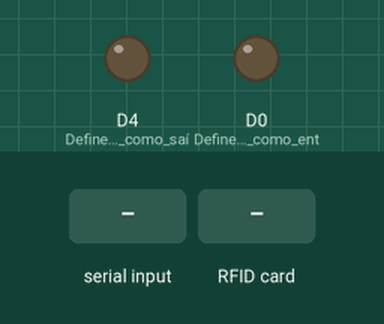
The sketch below on a simulated ESP8266 (NodeMCU). Parts: output pins drawn as LEDs (lit = HIGH). The inputs (shaded band) are chosen by the test bench. WiFi joins after 1.5 s; servers stay silent unless stated; the Firebase database answers and starts empty; what the sketch prints to the serial monitor is not drawn.

Above: at 1.0 s.
1.1 s: "1" received over Serial
3.6 s: "0" received over Serial
6.1 s: "2" received over Serial
9.1 s: RFID card 5E 7A 19 C4 held to the reader
At 10.5 s:
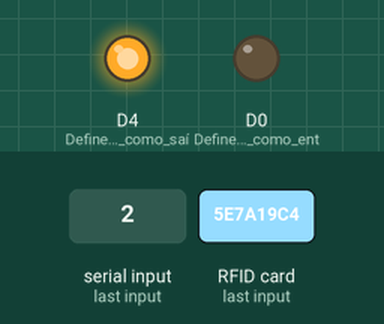
Timing chart, 0 to 13.7 s (numbered marks = the images above; inputs shaded):
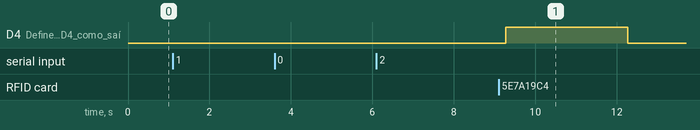

Measured:
- after the input at 1.1 s, every drawn part: stays the same
- after the input at 3.6 s, every drawn part: stays the same
- after the input at 6.1 s, every drawn part: stays the same
- after the input at 9.1 s, D4 (Define_o_pino_D4_como_saí): LOW → HIGH after 0.17 s, → LOW 3.0 s later

The sketch:

NodeMCU_Code.ino
```cpp
/*
    Code by LockSmith
*/

//importando bibliotecas
#include <SPI.h>
#include <MFRC522.h>
#include "FirebaseESP8266.h"
#include <ESP8266WiFi.h>;

//Definindo constantes
#define SS_PIN 4  //D2
#define RST_PIN 5 //D1
#define FIREBASE_HOST "locksmith-24779.firebaseio.com"
#define FIREBASE_AUTH "8Dh0XY2NOXl8EuOzubwCXMJBdWSu4zUpxLIXhhtr"

//Cria a instância FirebaseData, nela que serão armazenados
//dados buscados do Firebase
FirebaseData firebaseData;

//Algumas variáveis
String path = "/Tags/"; //Para a busca no Firebase
String sala = ""; //Para definir a sala como a qual o NodeMCU olhará para o Firebase
int statuss = 0;
int out = 0;

// Cria a instância MFRC522.
MFRC522 mfrc522(SS_PIN, RST_PIN);

void setup()
{
  //Definir função dos pinos digitais
  pinMode(D0, INPUT); //Define o pino D0 como entrada
  pinMode(D4, OUTPUT); //Define o pino D4 como saída

  // Inicia a comunicação serial
  Serial.begin(9600);

  // Inicializa o SPI bus (para o RFID)
  SPI.begin();
  // Inicializa MFRC522 (para o RFID)
  mfrc522.PCD_Init();

  /* Agora a parte interessante risos risos */
  //Espera uma entrada serial
  Serial.println("Set room: ");
  while (!Serial.available()) {
    delay(100);
  }
  // Lê a string vinda da comunicação serial e atribui à variável sala
  sala = Serial.readString();
  sala.trim();
  Serial.println("Choosen: " + sala + " (This lock now works as for " + sala + ")");
  Serial.println();

  //Espera uma entrada serial
  Serial.print("WiFi SSID: ");
  while (!Serial.available()) {
    delay(100);
  }
  // Lê a String vinda da comunicação serial
  String serialRead1 = Serial.readString();
  // Pega o comprimento da String
  int length1 = serialRead1.length();
  //Define a variável WIFI_SSID como char
  char WIFI_SSID[length1];
  //Transforma a String lida para um array de caractéres (Char Array)
  serialRead1.toCharArray(WIFI_SSID, length1);
  Serial.println(WIFI_SSID);

  //Espera uma entrada serial
  Serial.print("Password: ");
  while (!Serial.available()) {
    delay(100);
  }
  // Lê a String vinda da comunicação serial
  String serialRead2 = Serial.readString();
  // Pega o comprimento da String
  int length2 = serialRead2.length();
  // Define a variável WIFI_PASSWORD como char
  char WIFI_PASSWORD[length2];
  // Transforma a String lida para um array de caractéres (Char Array)
  serialRead2.toCharArray(WIFI_PASSWORD, length2);
  Serial.println(WIFI_PASSWORD);

  //Inicia tentativa de conexão com a rede WiFi
  WiFi.begin(WIFI_SSID, WIFI_PASSWORD);
  Serial.print("conectando");
  //Enquanto não conectar: escreve '.' no monitor serial
  while (WiFi.status() != WL_CONNECTED) {
    Serial.print(".");
    delay(500);
  }
  Serial.println();
  Serial.print("conectado: ");
  Serial.println(WiFi.localIP());

  //Inicia a conexão com o Firebase
  Firebase.begin(FIREBASE_HOST, FIREBASE_AUTH);
  Firebase.reconnectWiFi(true);
}
void loop()
{
  // Verifica se há um novo cartão ou tag
  // Se não, recomeça o loop
  if ( ! mfrc522.PICC_IsNewCardPresent())
  {
    return;
  }

  // Lê o cartão. Se não conseguir ler, recomeça o loop
  if ( ! mfrc522.PICC_ReadCardSerial())
  {
    return;
  }

  //Mostra o ID do(a) cartão/tag no monitor serial
  Serial.println();
  Serial.print("UID tag: ");
  String content = "";
  byte letter;
  for (byte i = 0; i < mfrc522.uid.size; i++)
  {
    content.concat(String(mfrc522.uid.uidByte[i] < 0x10 ? " 0" : "_"));
    content.concat(String(mfrc522.uid.uidByte[i], HEX));
  }
  content.toUpperCase();
  Serial.print(content.substring(1));
  Serial.println();

  // Procura a permissão do cartão no Banco de Dados
  if (Firebase.getString(firebaseData, path + content.substring(1) + "/" + sala)) {
     // Se encontrar o código corespondente a essa fechadura: concede o acesso, abre a tranca e acende o led por 3 segundos
    Serial.println(" Access Granted ");
    pinMode(D0, OUTPUT); //Abre a tranca
    digitalWrite(D4, HIGH); //Acende o led
    delay(3000);
    pinMode(D0, INPUT); //Fecha a tranca
    digitalWrite(D4, LOW); //Apaga o led
    delay(2000);
  }
  else { //Se não encontrar, nada acontece
    Serial.println("Access denied");
    delay(3000);
  }

  //Código mantido para propósitos de emergência
  /*if (content.substring(1) == "8C_82_46_69") //Compara o UID lido com o valor definido
    {
    //Acesso concedido, abre a tranca(acende o led por 3 segundos)
    Serial.println(" Access Granted ");
    digitalWrite(D0, HIGH);
    statuss = 1;
    delay(2000);
    digitalWrite(D0, LOW);
    }
    else   {
    //Acesso negado, nada acontece
    Serial.println(" Access Denied ");
    delay(3000);
    }
  */

}
```
